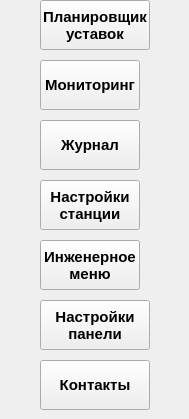
     <widget class="QWidget" name="Settings_Main_Buttons_page">
      <widget class="QLabel" name="go_to_settings_manager_page_label">
       <property name="geometry">
        <rect>
         <x>0</x>
         <y>0</y>
         <width>40</width>
         <height>50</height>
        </rect>
       </property>
       <property name="text">
        <string/>
       </property>
      </widget>
      <widget class="QPushButton" name="go_to_settings_manager_page_pushButton">
       <property name="geometry">
        <rect>
         <x>40</x>
         <y>0</y>
         <width>110</width>
         <height>50</height>
        </rect>
       </property>
       <property name="font">
        <font>
         <family>Arial</family>
         <pointsize>11</pointsize>
         <weight>75</weight>
         <bold>true</bold>
        </font>
       </property>
       <property name="text">
        <string>Планировщик 
уставок</string>
       </property>
      </widget>
      <widget class="QLabel" name="go_to_settings_tracking_page_label">
       <property name="geometry">
        <rect>
         <x>0</x>
         <y>60</y>
         <width>40</width>
         <height>50</height>
        </rect>
       </property>
       <property name="text">
        <string/>
       </property>
      </widget>
      <widget class="QPushButton" name="go_to_settings_tracking_page_pushButton">
       <property name="geometry">
        <rect>
         <x>40</x>
         <y>60</y>
         <width>100</width>
         <height>50</height>
        </rect>
       </property>
       <property name="font">
        <font>
         <family>Arial</family>
         <pointsize>11</pointsize>
         <weight>75</weight>
         <bold>true</bold>
        </font>
       </property>
       <property name="text">
        <string>Мониторинг</string>
       </property>
      </widget>
      <widget class="QLabel" name="go_to_settings_journal_page_label">
       <property name="geometry">
        <rect>
         <x>0</x>
         <y>120</y>
         <width>40</width>
         <height>50</height>
        </rect>
       </property>
       <property name="text">
        <string/>
       </property>
      </widget>
      <widget class="QPushButton" name="go_to_settings_journal_page_pushButton">
       <property name="geometry">
        <rect>
         <x>40</x>
         <y>120</y>
         <width>100</width>
         <height>50</height>
        </rect>
       </property>
       <property name="font">
        <font>
         <family>Arial</family>
         <pointsize>11</pointsize>
         <weight>75</weight>
         <bold>true</bold>
        </font>
       </property>
       <property name="text">
        <string>Журнал</string>
       </property>
      </widget>
      <widget class="QLabel" name="go_to_settings_station_settings_page_label">
       <property name="geometry">
        <rect>
         <x>0</x>
         <y>180</y>
         <width>40</width>
         <height>50</height>
        </rect>
       </property>
       <property name="text">
        <string/>
       </property>
      </widget>
      <widget class="QPushButton" name="go_to_settings_station_settings_page_pushButton">
       <property name="geometry">
        <rect>
         <x>40</x>
         <y>180</y>
         <width>100</width>
         <height>50</height>
        </rect>
       </property>
       <property name="font">
        <font>
         <family>Arial</family>
         <pointsize>11</pointsize>
         <weight>75</weight>
         <bold>true</bold>
        </font>
       </property>
       <property name="text">
        <string>Настройки
станции</string>
       </property>
      </widget>
      <widget class="QLabel" name="go_to_settings_engineering_menu_page_label">
       <property name="geometry">
        <rect>
         <x>0</x>
         <y>240</y>
         <width>40</width>
         <height>50</height>
        </rect>
       </property>
       <property name="text">
        <string/>
       </property>
      </widget>
      <widget class="QPushButton" name="go_to_settings_engineering_menu_page_pushButton">
       <property name="geometry">
        <rect>
         <x>40</x>
         <y>240</y>
         <width>100</width>
         <height>50</height>
        </rect>
       </property>
       <property name="font">
        <font>
         <family>Arial</family>
         <pointsize>11</pointsize>
         <weight>75</weight>
         <bold>true</bold>
        </font>
       </property>
       <property name="text">
        <string>Инженерное 
меню</string>
       </property>
      </widget>
      <widget class="QLabel" name="go_to_settings_panel_settings_page_label">
       <property name="geometry">
        <rect>
         <x>0</x>
         <y>300</y>
         <width>40</width>
         <height>50</height>
        </rect>
       </property>
       <property name="text">
        <string/>
       </property>
      </widget>
      <widget class="QPushButton" name="go_to_settings_panel_settings_page_pushButton">
       <property name="geometry">
        <rect>
         <x>40</x>
         <y>300</y>
         <width>110</width>
         <height>50</height>
        </rect>
       </property>
       <property name="font">
        <font>
         <family>Arial</family>
         <pointsize>11</pointsize>
         <weight>75</weight>
         <bold>true</bold>
        </font>
       </property>
       <property name="text">
        <string>Настройки
панели</string>
       </property>
      </widget>
      <widget class="QLabel" name="go_to_settings_contacts_page_label">
       <property name="geometry">
        <rect>
         <x>0</x>
         <y>360</y>
         <width>40</width>
         <height>50</height>
        </rect>
       </property>
       <property name="text">
        <string/>
       </property>
      </widget>
      <widget class="QPushButton" name="go_to_settings_contacts_page_pushButton">
       <property name="geometry">
        <rect>
         <x>40</x>
         <y>360</y>
         <width>110</width>
         <height>50</height>
        </rect>
       </property>
       <property name="font">
        <font>
         <family>Arial</family>
         <pointsize>11</pointsize>
         <weight>75</weight>
         <bold>true</bold>
        </font>
       </property>
       <property name="layoutDirection">
        <enum>Qt::LeftToRight</enum>
       </property>
       <property name="text">
        <string>Контакты</string>
       </property>
      </widget>
      <widget class="QLabel" name="label_21">
       <property name="geometry">
        <rect>
         <x>150</x>
         <y>360</y>
         <width>30</width>
         <height>50</height>
        </rect>
       </property>
       <property name="text">
        <string/>
       </property>
      </widget>
      <widget class="QLabel" name="label_22">
       <property name="geometry">
        <rect>
         <x>150</x>
         <y>300</y>
         <width>30</width>
         <height>50</height>
        </rect>
       </property>
       <property name="text">
        <string/>
       </property>
      </widget>
      <widget class="QLabel" name="label_23">
       <property name="geometry">
        <rect>
         <x>140</x>
         <y>240</y>
         <width>40</width>
         <height>50</height>
        </rect>
       </property>
       <property name="text">
        <string/>
       </property>
      </widget>
      <widget class="QLabel" name="label_24">
       <property name="geometry">
        <rect>
         <x>140</x>
         <y>180</y>
         <width>40</width>
         <height>50</height>
        </rect>
       </property>
       <property name="text">
        <string/>
       </property>
      </widget>
      <widget class="QLabel" name="label_25">
       <property name="geometry">
        <rect>
         <x>140</x>
         <y>120</y>
         <width>40</width>
         <height>50</height>
        </rect>
       </property>
       <property name="text">
        <string/>
       </property>
      </widget>
      <widget class="QLabel" name="label_26">
       <property name="geometry">
        <rect>
         <x>140</x>
         <y>60</y>
         <width>40</width>
         <height>50</height>
        </rect>
       </property>
       <property name="text">
        <string/>
       </property>
      </widget>
     </widget>
